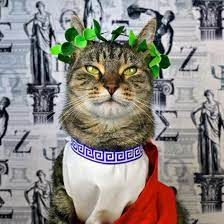
#> input picture 차량비전/Asignment/asign1/cat.jpg, 224 x 224 px
$ python asign1_q3.py
#> lines starting #> are read from the running program, lines starting #| are printed output that depends on the picture
import cv2
from matplotlib import pyplot as plt


catColor = cv2.imread('./cat.jpg',cv2.IMREAD_COLOR)
#> catColor is the input picture: shape (224, 224, 3); mean B, G, R 129.8, 134.8, 140
puppyColor = cv2.imread('./puppy.jpg',cv2.IMREAD_COLOR)
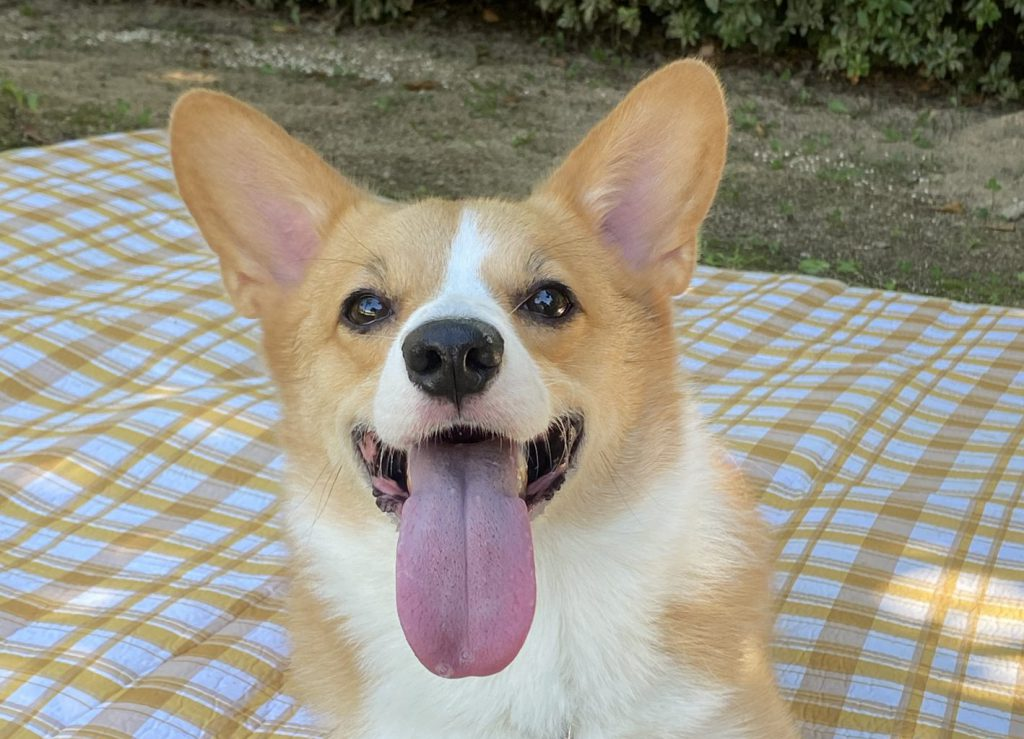
#> input picture 차량비전/Asignment/asign1/puppy.jpg, 1024 x 739 px
#> puppyColor is the input picture: shape (739, 1024, 3); mean B, G, R 132.8, 147.5, 152.9

cat_resize = cv2.resize(catColor,(128,128))
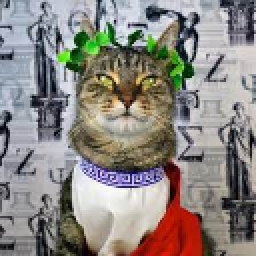
#> cat_resize: shape (128, 128, 3) (shown 2 times larger); mean B, G, R 129.7, 134.7, 139.9
puppy_resize = cv2.resize(puppyColor,(128,128))
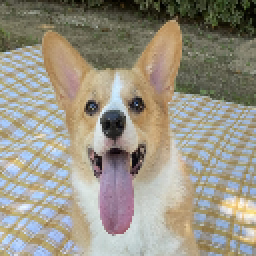
#> puppy_resize: shape (128, 128, 3) (shown 2 times larger); mean B, G, R 132.8, 147.4, 152.8
# cv2.imwrite('./cat_resize_q3.jpg',cat_resize)
# cv2.imwrite('./puppy_resize_q3jpg',puppy_resize)

catGray = cv2.cvtColor(cat_resize,cv2.COLOR_BGR2GRAY)
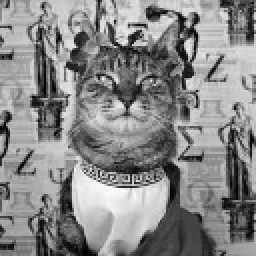
#> catGray: shape (128, 128) (shown 2 times larger); min 1, max 253, mean 135.7
puppyGray = cv2.cvtColor(puppy_resize,cv2.COLOR_BGR2GRAY)
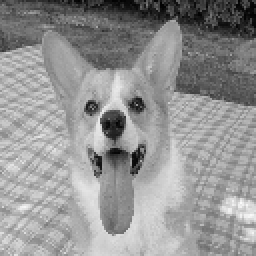
#> puppyGray: shape (128, 128) (shown 2 times larger); min 3, max 251, mean 147.4

WrappingImg= catGray + puppyGray
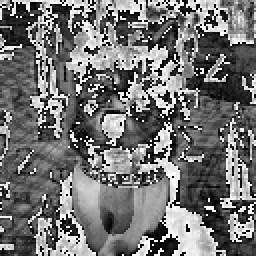
#> WrappingImg: shape (128, 128) (shown 2 times larger); min 0, max 255, mean 114.5
saturationImg = cv2.add(catGray,puppyGray)
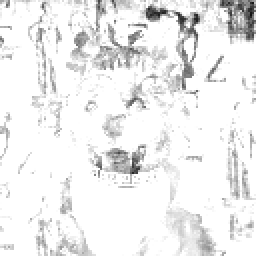
#> saturationImg: shape (128, 128) (shown 2 times larger); min 16, max 255, mean 237.8

plt.subplot(2,2,1)
plt.title('cat')
plt.imshow(catGray,cmap='gray')

plt.subplot(2,2,2)
plt.title('puppy')
plt.imshow(puppyGray,cmap='gray')

plt.subplot(2,2,3)
plt.title('Saturation')
plt.imshow(saturationImg,cmap='gray')

plt.subplot(2,2,4)
plt.title('Wrapping')
plt.imshow(WrappingImg,cmap='gray')
plt.show()

cv2.waitKey(0)
